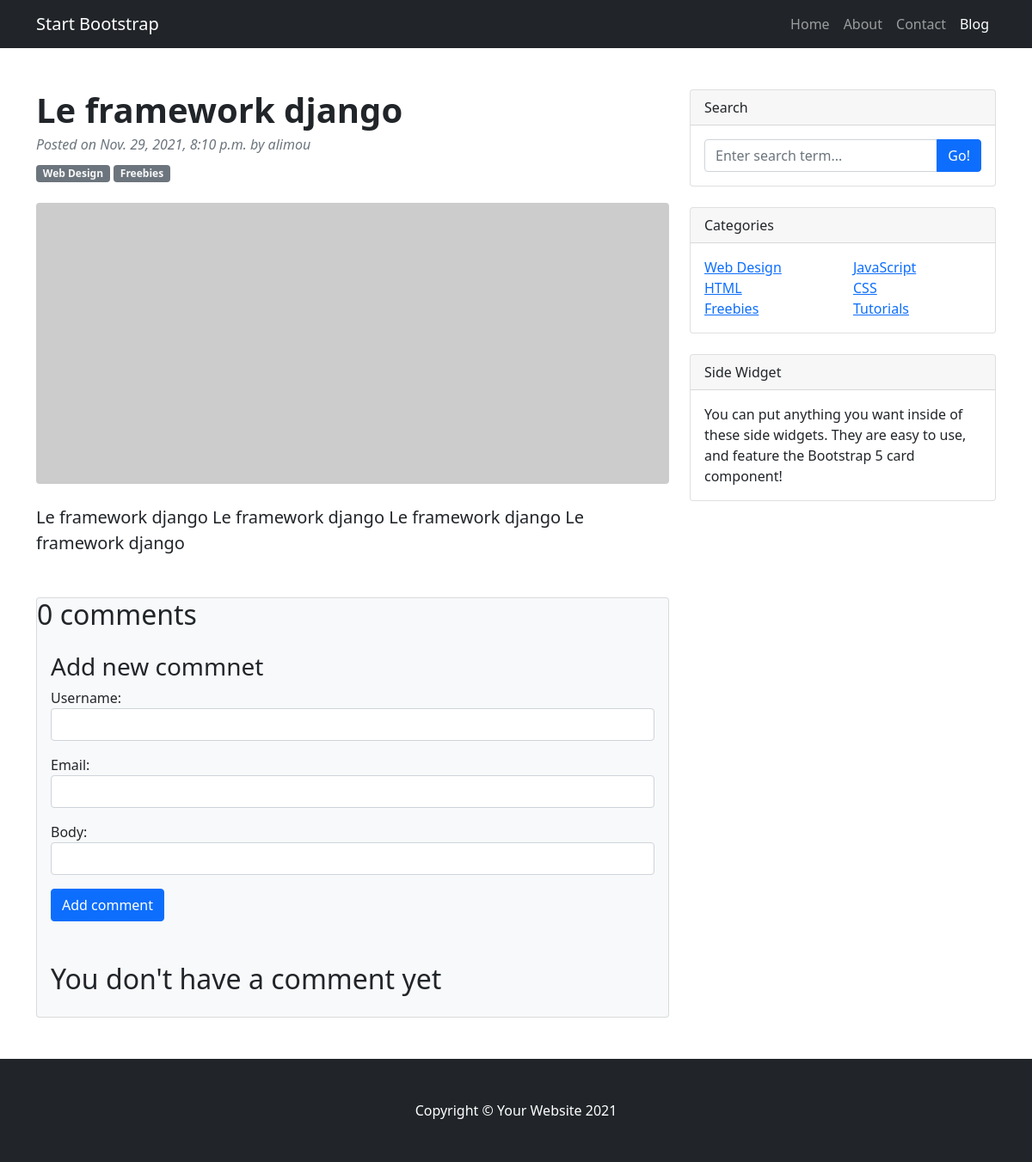
Page /le-framework-django/ on the committed database.
### blog/models.py (models this page shows, shortened)
class Post(models.Model):
    category =models.ForeignKey(Category, on_delete=models.CASCADE, related_name="category_posts")
    STATUS_CHOICES =(
        ('draft', 'draft'),
        ('published', 'published'),
    )
    title= models.CharField(max_length=200)
    slug= models.SlugField(max_length=200)
    body = models.TextField()
    created= models.DateTimeField(auto_now_add=True)
    uptdated= models.DateTimeField(auto_now=True)
    status = models.CharField(choices=STATUS_CHOICES, default='draft', max_length=10)
    published = models.DateTimeField(default=timezone.now())
    author = models.ForeignKey(User, on_delete=models.CASCADE, related_name='posted')

### blog/views.py (the view)
# urls.py: path('<slug>/',views.post_detail, name='post_detail'),
def post_detail(request, slug: str):
    post = get_object_or_404(Post, slug=slug)
    commnets = Comment.objects.filter(post=post.id)
    new_comment = None
    if request.method == 'POST':
        comment_form = CommentForm(data=request.POST)
        if comment_form.is_valid():
            new_comment =comment_form.save(commit=False)
            new_comment.post = post
            new_comment.save()
    else:
        comment_form = CommentForm()
    return render(request,'blog/post/detail.html', {'post': post,'comments':commnets,'new_comment':new_comment,'comment_form':comment_form})

### blog/forms.py
class CommentForm(forms.ModelForm):
    username = forms.CharField(max_length=100, widget=TextInput(attrs={'class': 'form-control'}))
    email = forms.EmailField(max_length=100, widget=TextInput(attrs={'class': 'form-control'}))
    body = forms.CharField(max_length=100, widget=TextInput(attrs={'class': 'form-control'}))
    class Meta:
        model = Comment
        fields =['username','email','body']

### blog/templates/blog/post/detail.html (shortened to what this page needs)
    {% extends 'blog/base.html' %}
    {% block content %}
    <div class="container mt-5">
        <div class="row">
            <div class="col-lg-8">
                <article>
                    <header class="mb-4">
                        <h1 class="fw-bolder mb-1">{{post.title}}</h1>
                        <div class="text-muted fst-italic mb-2">Posted on {{post.published}} by {{post.author.username}}</div>
                        <a class="badge bg-secondary text-decoration-none link-light" href="#!">Web Design</a>
                        <a class="badge bg-secondary text-decoration-none link-light" href="#!">Freebies</a>
                    </header>
                    <figure class="mb-4"><img class="img-fluid rounded" src="https://dummyimage.com/900x400/ced4da/6c757d.jpg" alt="..." /></figure>
                    <section class="mb-5">
                        <p class="fs-5 mb-4">{{post.body}}</p>
                    </section>
                </article>
                <section class="mb-5">
                    <div class="card bg-light">
                        <h2>
                            {% with comments.count as total_comments  %}
                                {{total_comments}} comment{{total_comments|pluralize}}
                            {% endwith %}
                        </h2>
                        <div class="card-body ">
                               {% if new_comment %}
                                <h3>You comment has been added </h3>
                               {% else %}
                                <form action="" method="post" class="mb-5">
                                    <h3> Add new commnet </h3>
                                    {{ comment_form.as_p}}
                                    <button type="submit" class="btn btn-primary">Add comment </button>
                                </form>
                               {% endif %}
                            {% for comment in comments  %}
                            <div class="d-flex mb-2">
                                <div class="flex-shrink-0"><img class="rounded-circle" src="https://dummyimage.com/50x50/ced4da/6c757d.jpg" alt="..." /></div>
                                <div class="ms-3">
                                    <div class="fw-bold"> #{{forloop.counter}}
                                        {{comment.username}} <span class="text-muted"> at {{comment.created}}</span></div>
                                   {{comment.body}}
                                </div>
                            </div>
                            {% empty %}
                            <h2> You don't have a comment yet </h2>
                            {% endfor %}
                        </div>
                    </div>
                </section>
            </div>
            <div class="col-lg-4">
                <div class="card mb-4">
                    <div class="card-header">Search</div>
                    <div class="card-body">
                        <div class="input-group">
                            <input class="form-control" type="text" placeholder="Enter search term..." aria-label="Enter search term..." aria-describedby="button-search" />
                            <button class="btn btn-primary" id="button-search" type="button">Go!</button>
                        </div>
                    </div>
                </div>
                <div class="card mb-4">
                    <div class="card-header">Categories</div>
                    <div class="card-body">
                        <div class="row">
                            <div class="col-sm-6">
                                <ul class="list-unstyled mb-0">
                                    <li><a href="#!">Web Design</a></li>
                                    <li><a href="#!">HTML</a></li>
                                    <li><a href="#!">Freebies</a></li>
                                </ul>
                            </div>
                            <div class="col-sm-6">
                                <ul class="list-unstyled mb-0">
                                    <li><a href="#!">JavaScript</a></li>
                                    <li><a href="#!">CSS</a></li>
                                    <li><a href="#!">Tutorials</a></li>
                                </ul>
                            </div>
                        </div>
                    </div>
                </div>
                <div class="card mb-4">
                    <div class="card-header">Side Widget</div>
                    <div class="card-body">You can put anything you want inside of these side widgets. They are easy to use, and feature the Bootstrap 5 card component!</div>
                </div>
            </div>
        </div>
    </div>
    {% endblock content %}

### rows in the picture
Post: title "Le framework django", published "Nov. 29, 2021, 8:10 p.m.", author.username "alimou", body "Le framework django Le framework django Le framework django Le framework django"

### other values in the picture
{{ total_comments }} "0"
